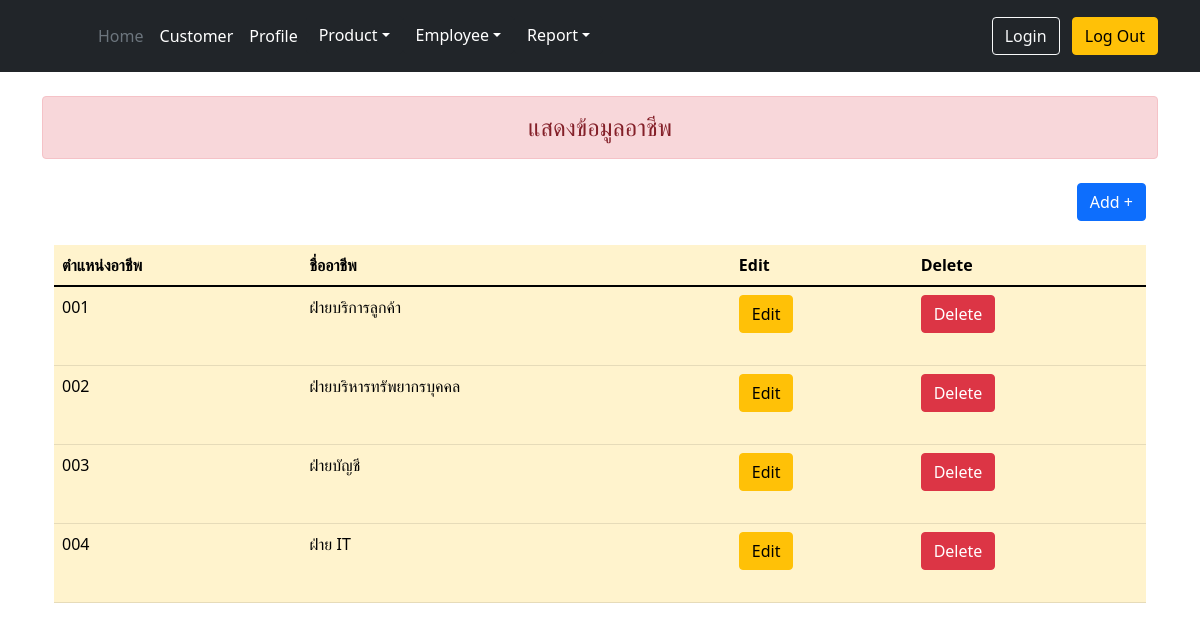
The page /admin/show_job.php on the database its author committed.
### tables this page shows
CREATE TABLE `job_position` (
  `pos_id` int(3) UNSIGNED ZEROFILL NOT NULL,
  `pos_name` varchar(30) DEFAULT NULL
);

### admin/show_job.php (the view, shortened to what this page needs)
<?php
include 'condb.php';
?>
<!DOCTYPE html>
 <html lang="en">
 <head>
     <link href="css/bootstrap.min.css" rel="stylesheet">
 </head>
 <body>
    <?php include 'menu.php'?>
    <div class="container">
    <div class=" h4 text-center alert alert-danger mb-4 mt-4 "role="alert"> แสดงข้อมูลอาชีพ </div>
        <div class="container">
        <div class="text-end">
        <a class="btn btn-primary mb-4" href="fr_job.php" role="button">Add +</a>
        </div>
            <table class="table table-warning table-hover">
                <thead class="thead-dark">
                    <tr>
                        <th scope="col">ตำแหน่งอาชีพ</th>
                        <th scope="col">ชื่ออาชีพ</th>
                        <th>Edit</th>
                        <th>Delete</th>
                    </tr>
                </thead>
                <?php
                $sql = "SELECT * FROM job_position";
                $result=mysqli_query($conn,$sql);
                while($row=mysqli_fetch_array($result)){
                ?>
                <tr>
                    <td scope="row"><?=$row["pos_id"]?></td>
                    <td scope="row"><?=$row["pos_name"]?></td>
                    <td><a class="btn btn-warning mb-4" href="edit_job.php?id=<?=$row["pos_id"]?>" role="button">Edit</a></td>
                    <td><a class="btn btn-danger mb-4" href="dl_job.php?id=<?=$row["pos_id"]?>"onclick="Del(this.href);return false;" role="button">Delete</a></td>
                </tr>
                <?php
                }
                ?>
            </table>
        </div>
    </div>
 </body>
 </html>

### rows shown on the page
job_position: pos_id "001", pos_name "ฝ่ายบริการลูกค้า"
job_position: pos_id "002", pos_name "ฝ่ายบริหารทรัพยากรบุคคล"
job_position: pos_id "003", pos_name "ฝ่ายบัญชี"
job_position: pos_id "004", pos_name "ฝ่าย IT"
